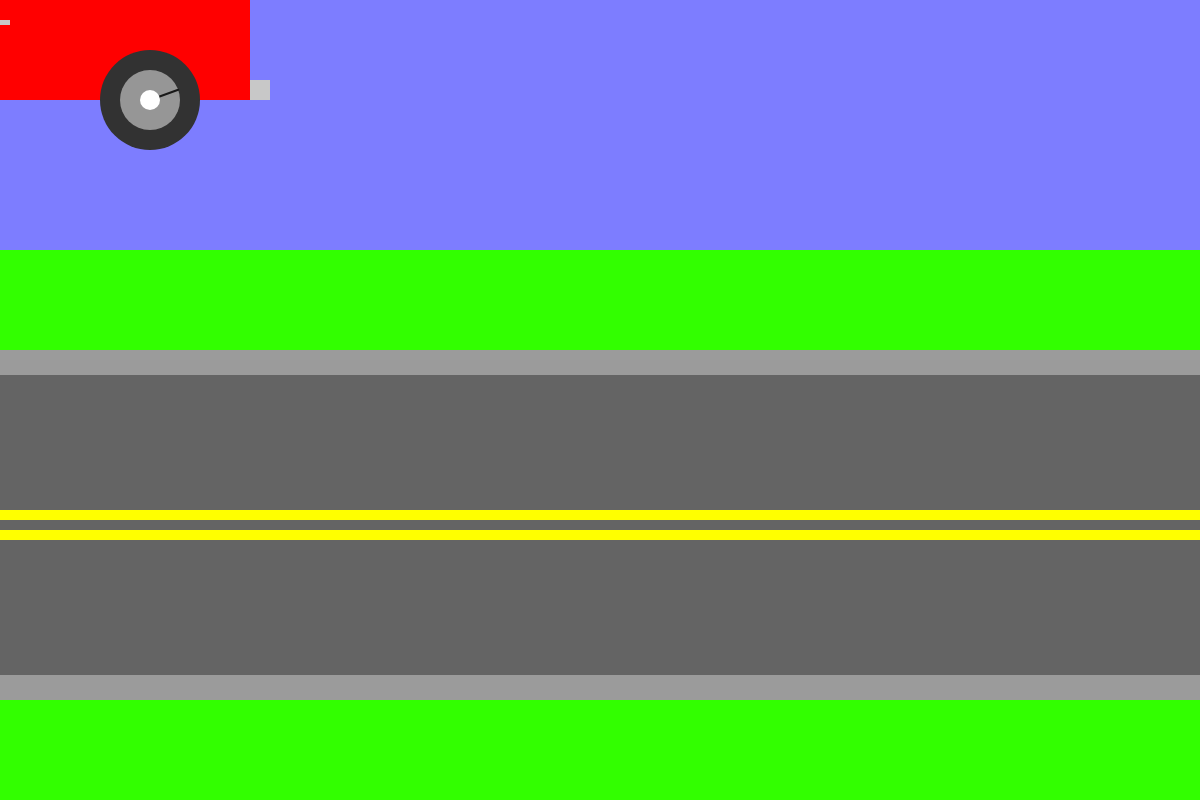
Frame 1 (no input)
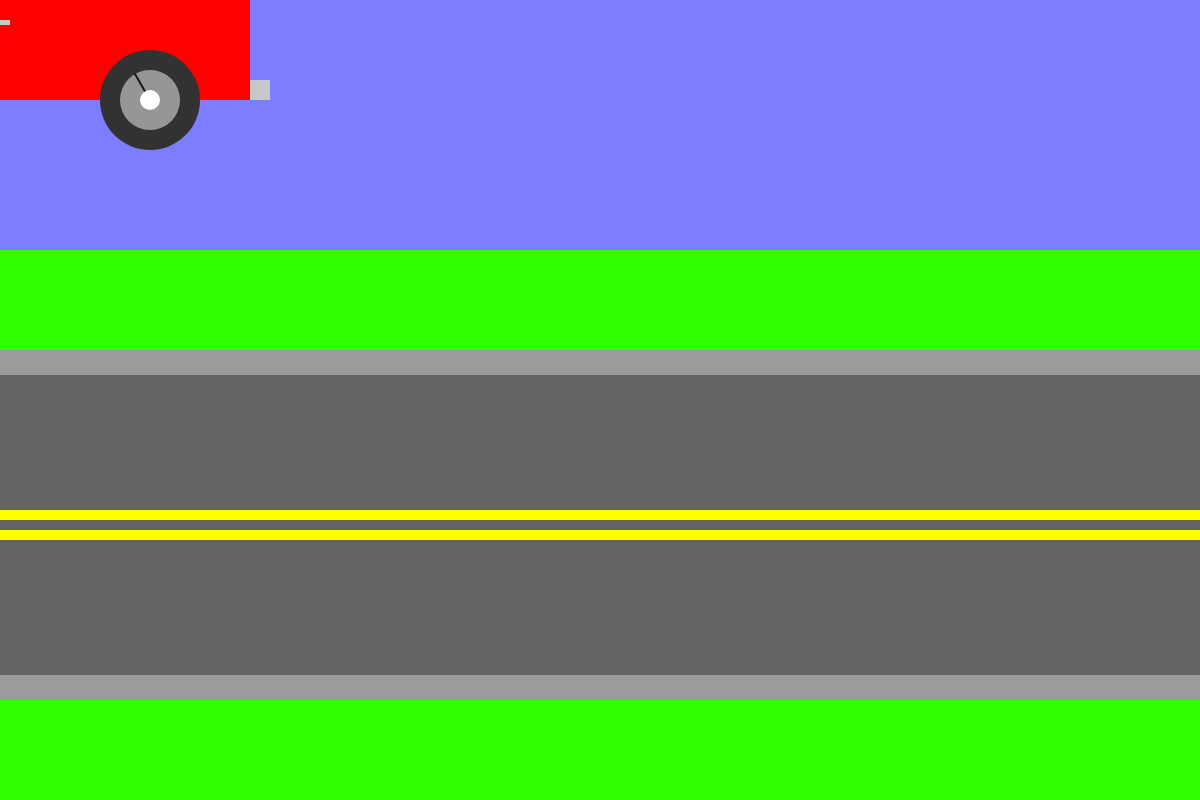
Frame 60 (no input)
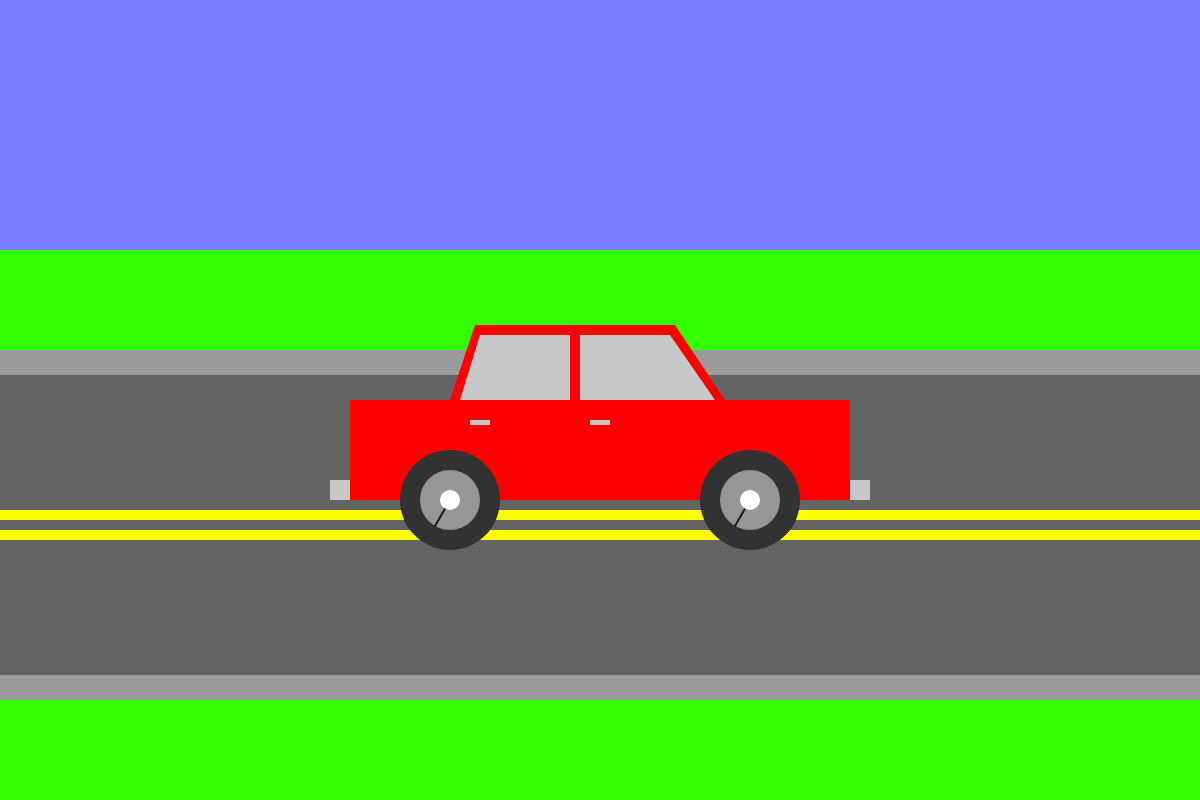
Frame 120 (the mouse pressed at the canvas centre since frame 60)

The p5.js sketch that drew these frames (run headless with seeded random() and noise() and a simulated clock; from frame 60 on, the mouse is pressed at the canvas centre):

// p5.js sketch
// ── sketch.js
function setup() {
  createCanvas( windowWidth, 800 );
}

let tireAngle = 0;
let tireRotationRate = 0;

function draw() {
  // sky
    background( 125, 125, 255);
  // grass
    noStroke();
    fill( 50, 255, 0 );
    rect( 0, 250, windowWidth, 600 );
  // street
    fill( 100 );
    rect( 0, 350, windowWidth, 350 );
    // lines
    fill( 255, 255, 0 );
    rect( 0, 510, windowWidth, 10);
    rect( 0, 530, windowWidth, 10);
    // curbs
    fill( 155 );
    rect( 0, 350, windowWidth, 25 );
    rect( 0, 675, windowWidth, 25 );
    tireRotationRate = ( mouseX * .1 ) -20;
    tireAngle = tireAngle + tireRotationRate;
  noCursor();
  // car sandbox
  push();
  // make car follow mouse
  translate( mouseX, mouseY );

  push();

  // car body
  fill( 255, 0, 0 );
  rect( -250, 0, 500, 100 );
  quad( -150, 0, -125, -75, 75, -75, 125, 0 );
  // rear window
  fill( 200 );
  quad( -140, 0, -120, -65, -30, -65, -30, 0 );
  // front window
  quad( -20, 0, -20, -65, 70, -65, 115, 0 );
  // read door handle
  rect( -130, 20, 20, 5 );
  // front dh
  rect( -10, 20, 20, 5 );

  //r bumper
  rect( -270, 80, 20, 20 );
  // fb
  rect( 250, 80, 20, 20 );

  // rear tire
  fill( 50 );
  ellipse( -150, 100, 100 );
  // rim
  fill( 150 );
  ellipse( -150, 100, 60 );
  push();
  // spinny line
  translate( -150, 100 );
  rotate( radians(tireAngle) );
  stroke(25);
  strokeWeight(2);
  line( 0, 0, 30, 0 );
  pop();
  // cap
  fill(255);
  ellipse( -150, 100, 20 );

  // front tire
  fill( 50 );
  ellipse( 150, 100, 100 );
  // rim
  fill( 150 );
  ellipse( 150, 100, 60 );
  push();
  // spinny line
  translate( 150, 100 );
  rotate( radians(tireAngle) );
  stroke(25);
  strokeWeight(2);
  line( 0, 0, 30, 0 );
  pop();
  // cap
  fill(255);
  ellipse( 150, 100, 20 );

  pop();
  pop();
}
